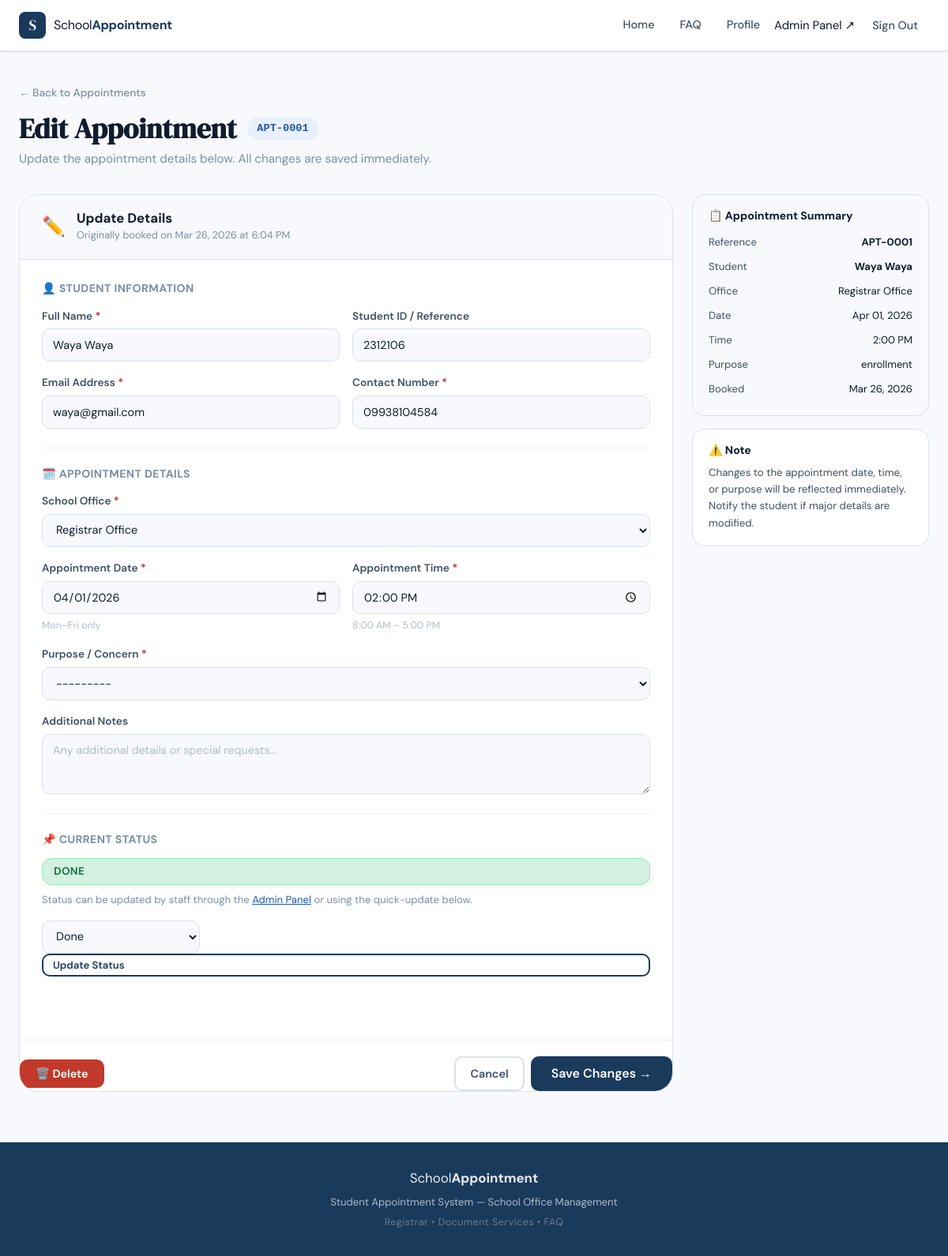
Screenshot of /appointments/1/edit/ (signed in) with the database file from the repository.
### appointments/models.py (models this page shows, shortened)
class Appointment(models.Model):
    STATUS_CHOICES = [
        ('pending', 'Pending'),
        ('approved', 'Approved'),
        ('done', 'Done'),
        ('cancelled', 'Cancelled'),
    ]
    PURPOSE_CHOICES = [
        ('tor_request', 'Transcript of Records (TOR) Request'),
        ('document_request', 'Document Request'),
        ('certification', 'Certification / Certificate of Enrollment'),
        ('good_moral', 'Good Moral Certificate'),
        ('diploma_request', 'Diploma / Graduation Documents'),
        ('grade_inquiry', 'Grade / Academic Inquiry'),
        ('other', 'Other Concern'),
    ]
    OFFICE_CHOICES = [
        ('registrar', 'Registrar Office'),
        ('document', 'Document Services'),
    ]
    student_name = models.CharField(max_length=150, verbose_name="Full Name")
    student_id = models.CharField(
        max_length=50, blank=True, null=True,
        verbose_name="Student ID / Reference No."
    )
    email = models.EmailField(verbose_name="Email Address")
    contact = models.CharField(max_length=20, verbose_name="Contact Number")
    office = models.CharField(
        max_length=50, choices=OFFICE_CHOICES,
        default='registrar', verbose_name="School Office"
    )
    date = models.DateField(verbose_name="Appointment Date")
    time = models.TimeField(verbose_name="Appointment Time")
    purpose = models.CharField(
        max_length=50, choices=PURPOSE_CHOICES,
        verbose_name="Purpose / Concern"
    )
    notes = models.TextField(
        blank=True, null=True,
        verbose_name="Additional Notes"
    )
    status = models.CharField(
        max_length=20, choices=STATUS_CHOICES,
        default='pending', verbose_name="Status"
    )
    created_at = models.DateTimeField(auto_now_add=True)
    updated_at = models.DateTimeField(auto_now=True)
    class Meta:
        ordering = ['-date', '-time']
        verbose_name = "Appointment"
        verbose_name_plural = "Appointments"
    def get_status_badge_class(self):
        classes = {
            'pending': 'badge-pending',
            'approved': 'badge-approved',
            'done': 'badge-done',
            'cancelled': 'badge-cancelled',
        }
        return classes.get(self.status, 'badge-pending')

### appointments/views.py (the view, shortened to what this page needs)
# urls.py: path('appointments/<int:pk>/edit/', views.edit_appointment, name='edit_appointment'),
@login_required
def edit_appointment(request, pk):
    appointment = get_object_or_404(Appointment, pk=pk)
    role = _get_role(request.user)
    if request.method == 'POST':
        form = AppointmentForm(request.POST, instance=appointment)
        if form.is_valid():
            form.save()
            messages.success(request, f'Appointment APT-{appointment.id:04d} updated successfully!')
            return redirect('appointments_list')
        else:
            messages.error(request, 'Please correct the errors below.')
    else:
        form = AppointmentForm(instance=appointment)
    return render(request, 'appointments/edit_appointment.html', {
        'form': form,
        'appointment': appointment,
        'is_staff_or_admin': _is_staff_or_admin(request.user),
        'is_admin': _is_admin(request.user),
    })

### appointments/views.py (called while the page is built)
def _get_role(user):
    try:
        return user.profile.role
    except Exception:
        return 'student'

def _is_staff_or_admin(user):
    return _get_role(user) in ('staff', 'admin')

def _is_admin(user):
    return _get_role(user) == 'admin'

### appointments/templates/appointments/edit_appointment.html (shortened to what this page needs)
{% extends "appointments/base.html" %}
{% block content %}
<div class="page-container">
  <div class="page-header">
    <a href="{% url 'appointments_list' %}" class="back-link">← Back to Appointments</a>
    <div class="page-title-group">
      <div class="page-title-row">
        <h1 class="page-title">Edit Appointment</h1>
        <span class="appt-ref-large">APT-{{ appointment.id|stringformat:"04d" }}</span>
      </div>
      <p class="page-subtitle">Update the appointment details below. All changes are saved immediately.</p>
    </div>
  </div>
  <div class="form-layout">
    <div class="form-card">
      <div class="form-card-header">
        <span class="form-card-icon">✏️</span>
        <div>
          <h2 class="form-card-title">Update Details</h2>
          <p class="form-card-sub">Originally booked on {{ appointment.created_at|date:"M d, Y \\a\\t g:i A" }}</p>
        </div>
      </div>
      <form method="post" class="appt-form" novalidate>
        <div class="form-section">
          <h3 class="form-section-title">👤 Student Information</h3>
          <div class="form-row two-col">
            <div class="form-group">
              <label for="{{ form.student_name.id_for_label }}" class="form-label">
                Full Name <span class="required">*</span>
              </label>
              {{ form.student_name }}
            </div>
            <div class="form-group">
              <label for="{{ form.student_id.id_for_label }}" class="form-label">Student ID / Reference</label>
              {{ form.student_id }}
            </div>
          </div>
          <div class="form-row two-col">
            <div class="form-group">
              <label for="{{ form.email.id_for_label }}" class="form-label">
                Email Address <span class="required">*</span>
              </label>
              {{ form.email }}
            </div>
            <div class="form-group">
              <label for="{{ form.contact.id_for_label }}" class="form-label">
                Contact Number <span class="required">*</span>
              </label>
              {{ form.contact }}
            </div>
          </div>
        </div>
        <div class="form-section">
          <h3 class="form-section-title">🗓️ Appointment Details</h3>
          <div class="form-row">
            <div class="form-group">
              <label for="{{ form.office.id_for_label }}" class="form-label">
                School Office <span class="required">*</span>
              </label>
              {{ form.office }}
            </div>
          </div>
          <div class="form-row two-col">
            <div class="form-group">
              <label for="{{ form.date.id_for_label }}" class="form-label">
                Appointment Date <span class="required">*</span>
              </label>
              {{ form.date }}
              <span class="form-hint">Mon–Fri only</span>
            </div>
            <div class="form-group">
              <label for="{{ form.time.id_for_label }}" class="form-label">
                Appointment Time <span class="required">*</span>
              </label>
              {{ form.time }}
              <span class="form-hint">8:00 AM – 5:00 PM</span>
            </div>
          </div>
          <div class="form-row">
            <div class="form-group">
              <label for="{{ form.purpose.id_for_label }}" class="form-label">
                Purpose / Concern <span class="required">*</span>
              </label>
              {{ form.purpose }}
            </div>
          </div>
          <div class="form-row">
            <div class="form-group">
              <label for="{{ form.notes.id_for_label }}" class="form-label">Additional Notes</label>
              {{ form.notes }}
            </div>
          </div>
        </div>
        <div class="form-section">
          <h3 class="form-section-title">📌 Current Status</h3>
          <div class="status-display">
            <span class="badge {{ appointment.get_status_badge_class }} badge-lg">
              {{ appointment.get_status_display }}
            </span>
            <p class="status-note">Status can be updated by staff through the <a href="/admin/">Admin Panel</a> or using the quick-update below.</p>
          </div>
          <div class="form-row">
            <form method="post" action="{% url 'update_status' appointment.pk %}" class="inline-status-form">
              <select name="status" class="form-input form-select" style="max-width:200px">
                <option value="done" {% if appointment.status == 'done' %}selected{% endif %}>Done</option>
              </select>
              <button type="submit" class="btn btn-sm btn-outline">Update Status</button>
            </form>
          </div>
        </div>
        <div class="form-actions">
          <a href="{% url 'delete_appointment' appointment.pk %}" class="btn btn-danger">🗑️ Delete</a>
          <div style="display:flex;gap:8px">
            <a href="{% url 'appointments_list' %}" class="btn btn-ghost">Cancel</a>
            <button type="submit" class="btn btn-primary btn-lg">Save Changes →</button>
          </div>
        </div>
      </form>
    </div>
    <aside class="form-sidebar">
      <div class="info-card info-card-dark">
        <h3>📋 Appointment Summary</h3>
        <table class="info-table">
          <tr><td>Reference</td><td><strong>APT-{{ appointment.id|stringformat:"04d" }}</strong></td></tr>
          <tr><td>Student</td><td><strong>{{ appointment.student_name }}</strong></td></tr>
          <tr><td>Office</td><td>{{ appointment.get_office_display }}</td></tr>
          <tr><td>Date</td><td>{{ appointment.date|date:"M d, Y" }}</td></tr>
          <tr><td>Time</td><td>{{ appointment.time|time:"g:i A" }}</td></tr>
          <tr><td>Purpose</td><td>{{ appointment.get_purpose_display }}</td></tr>
          <tr><td>Booked</td><td>{{ appointment.created_at|date:"M d, Y" }}</td></tr>
        </table>
      </div>
      <div class="info-card">
        <h3>⚠️ Note</h3>
        <p>Changes to the appointment date, time, or purpose will be reflected immediately. Notify the student if major details are modified.</p>
      </div>
    </aside>
  </div>
</div>
{% endblock %}

### rows the page displays
Appointment: id "0001", created_at "Mar 26, 2026 at 6:04 PM", student_name "Waya Waya", student_id "2312106", email "waya@gmail.com", contact "09938104584", office "Registrar Office", date "04/01/2026", time "14:00:00", purpose "---------", status "DONE", status "Done", date "Apr 01, 2026", time "2:00 PM", purpose "enrollment", created_at "Mar 26, 2026"
